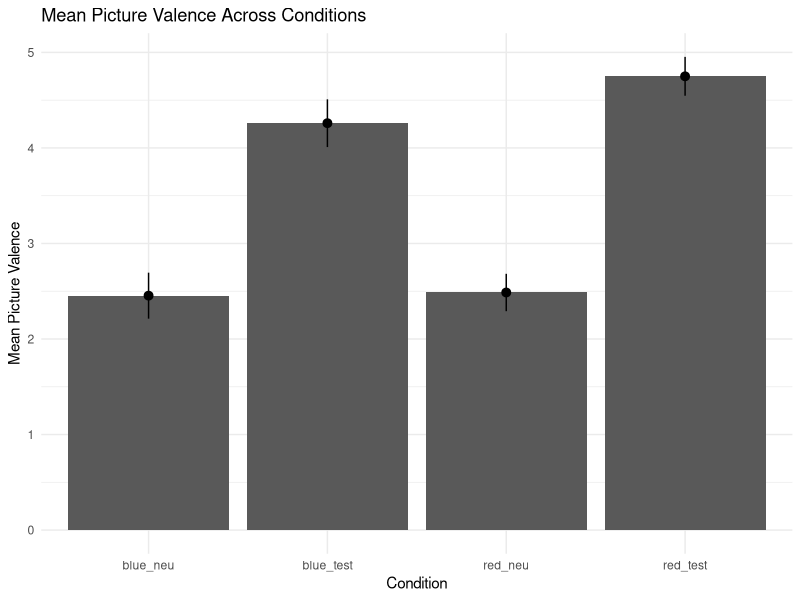
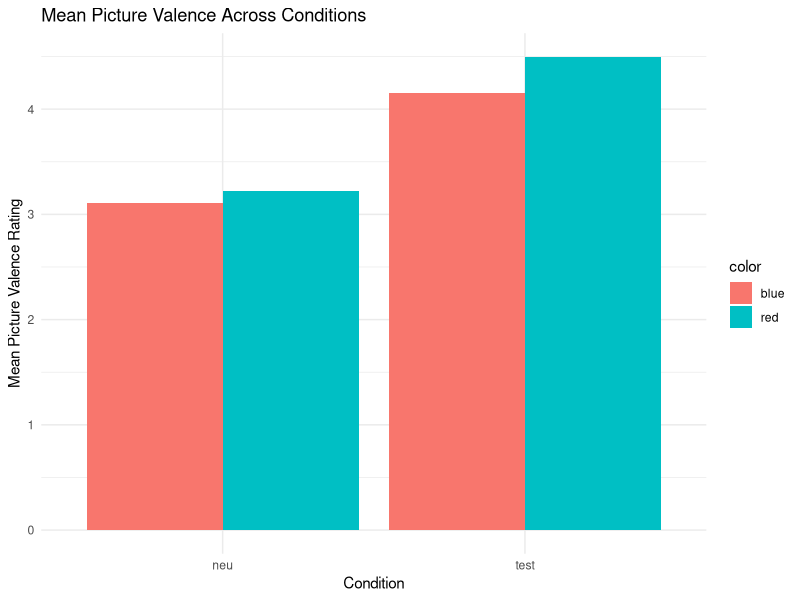
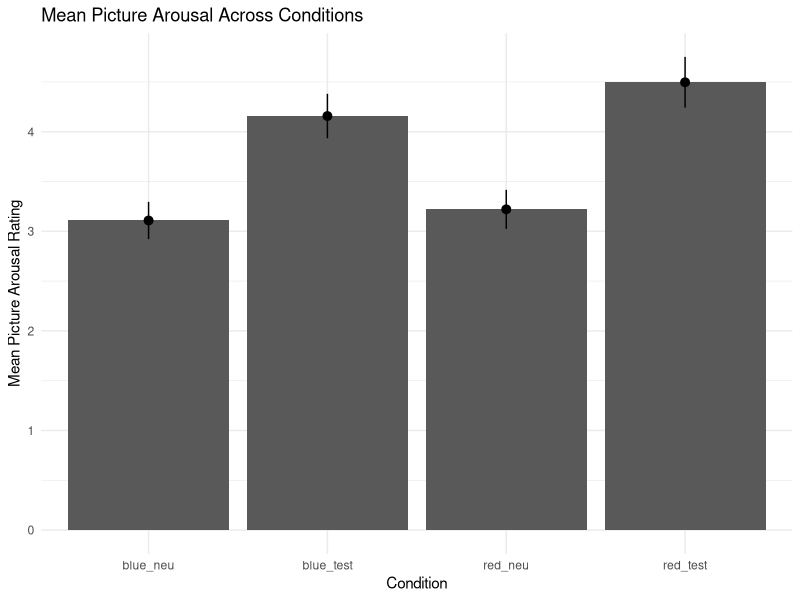
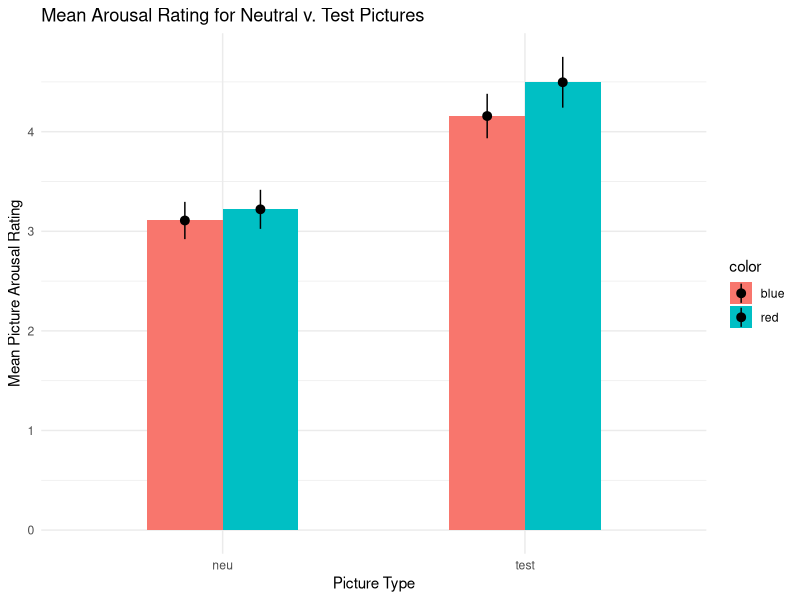
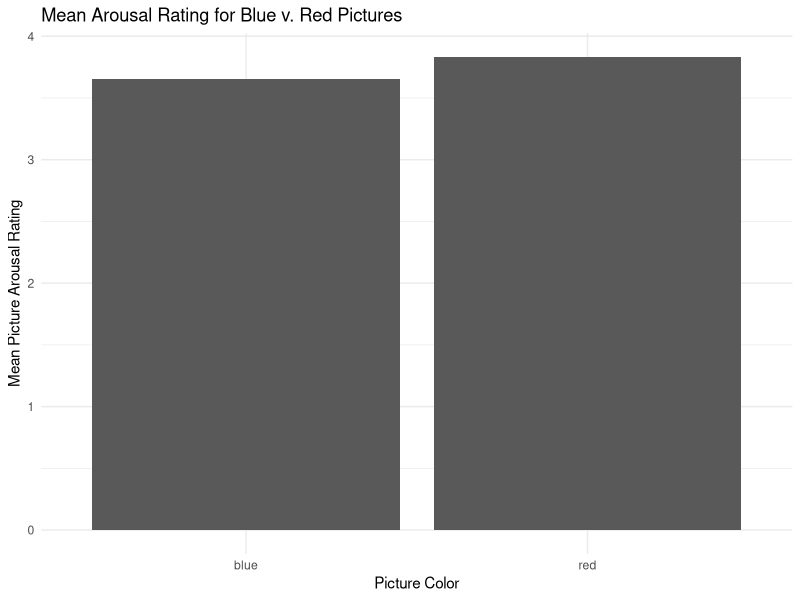
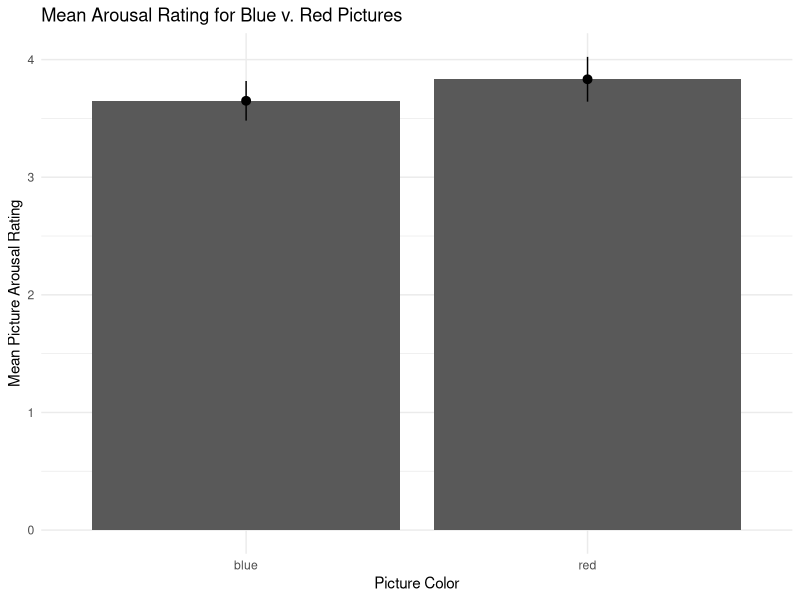
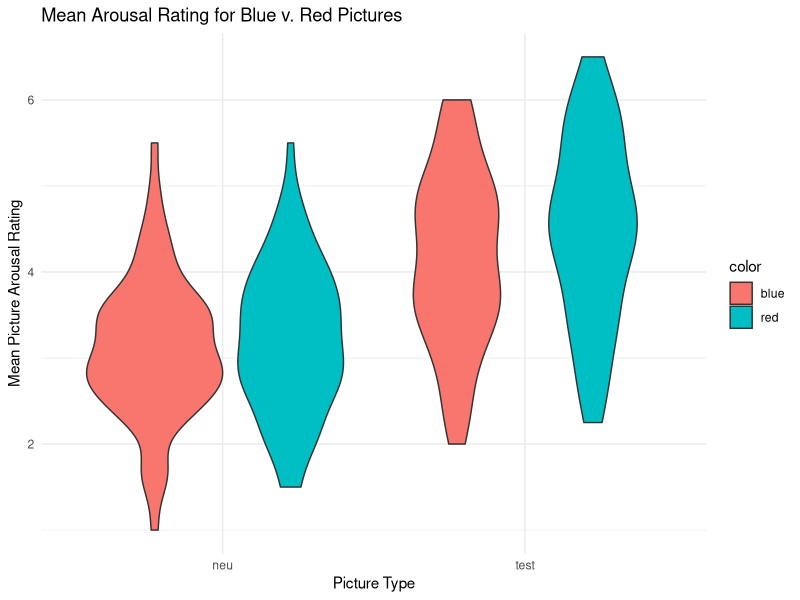
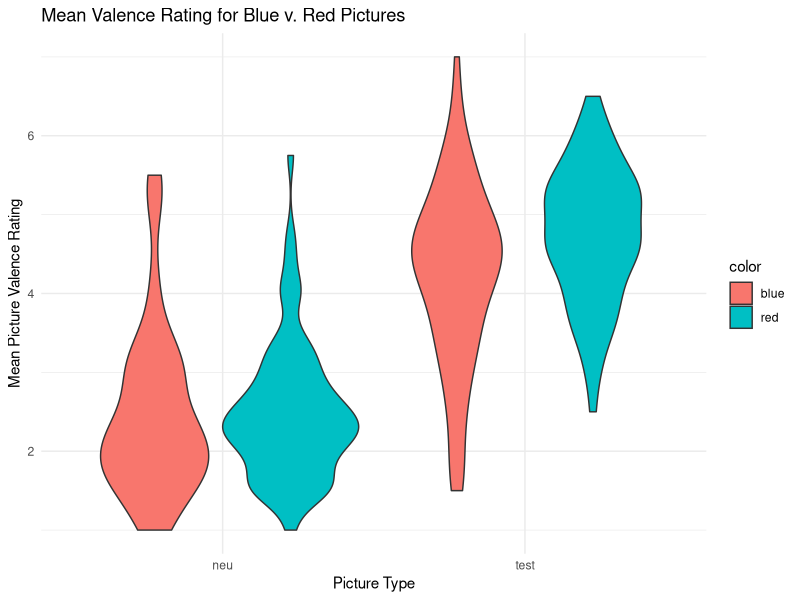

Generate these figures, in order, with R:
## ---- chunk 1
library(foreign)
library(dplyr)
library(tidyverse)

color_data_pr = read.csv("color_data_pr.csv")
## ---- chunk 2
ggplot(color_data_pr, aes(x=Condition, Pic_valence_MEAN)) +
  geom_bar(stat='summary', fun.y='mean') +
  stat_summary(fun.y = function(x){mean(x)},
               fun.ymin = function(x){mean(x) - 2*sd(x)/sqrt(length(x))},
               fun.ymax = function(x){mean(x) + 2*sd(x)/sqrt(length(x))},
               geom= 'pointrange') +
  labs(title = 'Mean Picture Valence Across Conditions', x = "Condition", y = "Mean Picture Valence") +
  theme_minimal()

ggplot(color_data_pr, aes(x=pic, Pic_arousal_MEAN, fill=color)) +
  geom_bar(stat="summary", fun.y="mean", position="dodge") + 
  labs(x = "Condition", y = "Mean Picture Valence Rating", title = 'Mean Picture Valence Across Conditions') +
  theme_minimal()

ggplot(color_data_pr, aes(x=Condition, Pic_arousal_MEAN)) +
  geom_bar(stat="summary", fun.y="mean", position="dodge") +
  stat_summary(fun.y = function(x){mean(x)},
               fun.ymin = function(x){mean(x) - 2*sd(x)/sqrt(length(x))},
               fun.ymax = function(x){mean(x) + 2*sd(x)/sqrt(length(x))},
               geom= 'pointrange') +
  labs(x = "Condition", y = "Mean Picture Arousal Rating", title = 'Mean Picture Arousal Across Conditions') + 
  theme_minimal()

ggplot(color_data_pr, aes(x=pic, Pic_arousal_MEAN, fill=color)) +
  geom_bar(stat="summary", fun.y="mean", position="dodge", width = 0.5) + 
  stat_summary(fun.y = function(x){mean(x)},
               fun.ymin = function(x){mean(x) - 2*sd(x)/sqrt(length(x))},
               fun.ymax = function(x){mean(x) + 2*sd(x)/sqrt(length(x))},
               geom= 'pointrange', position = position_dodge(0.5)) +
  labs(title = 'Mean Arousal Rating for Neutral v. Test Pictures', y = 'Mean Picture Arousal Rating', x = 'Picture Type') + 
  theme_minimal()

summary(aov(data=color_data_pr, Pic_arousal_MEAN ~ color*pic))

ggplot(color_data_pr, aes(x=color, Pic_arousal_MEAN)) +
  geom_bar(stat="summary", fun.y="mean", position="dodge") + 
  labs(title = 'Mean Arousal Rating for Blue v. Red Pictures', y = 'Mean Picture Arousal Rating', x = 'Picture Color') + theme_minimal()
## ---- chunk 3
ggplot(data = color_data_pr, aes(x=color, y=Pic_arousal_MEAN)) +
geom_bar(stat="summary", fun.y="mean", position="dodge") +
  stat_summary(fun.y = function(x){mean(x)},
               fun.ymin = function(x){mean(x) - 2*sd(x)/sqrt(length(x))},
               fun.ymax = function(x){mean(x) + 2*sd(x)/sqrt(length(x))},
               geom= 'pointrange') +
  labs(title = 'Mean Arousal Rating for Blue v. Red Pictures', y = 'Mean Picture Arousal Rating', x = 'Picture Color') + theme_minimal()

summary(aov(data = color_data_pr, Pic_arousal_MEAN ~ color))
## ---- chunk 4
### Beyond the paper
########## TODO: Run ANCOVA, using trait and test anxiety as the controls, figures we chose to improve, why are they improvements (violin plots here and why they are a nicer representation of the distribution)

### Violin Plot for Arousal Mean
ggplot(color_data_pr, aes(x=pic, Pic_arousal_MEAN, fill=color)) + geom_violin() +   labs(title = 'Mean Arousal Rating for Blue v. Red Pictures', y = 'Mean Picture Arousal Rating', x = 'Picture Type') + theme_minimal()

### Violin Plot for Valence Mean
ggplot(color_data_pr, aes(x=pic, Pic_valence_MEAN, fill=color)) + geom_violin() +   labs(title = 'Mean Valence Rating for Blue v. Red Pictures', y = 'Mean Picture Valence Rating', x = 'Picture Type') + theme_minimal()

# bar or violin plots for the distribution of arousal and valence judgements for each picture
arousal_by_pic = c(mean(color_data_pr$pic1_arousal), 
                   mean(color_data_pr$pic2_arousal), 
                   mean(color_data_pr$pic3_arousal), 
                   mean(color_data_pr$pic4_arousal))

valence_by_pic = c(mean(color_data_pr$pic1_valence), mean(color_data_pr$pic2_valence), mean(color_data_pr$pic3_valence), mean(color_data_pr$pic4_valence))

pics = c('pic1', 'pic2', 'pic3', 'pic4','pic1', 'pic2', 'pic3', 'pic4')
new.df = data.frame(arousal_by_pic, valence_by_pic, pics)

labels = c('arousal', 'arousal', 'arousal', 'arousal',
           'valence', 'valence', 'valence', 'valence')

ratings = c(arousal_by_pic, valence_by_pic)
new.df2 = data.frame(ratings, pics, labels)

ggplot(new.df2, aes(x=pics, ratings, fill=labels)) +
  geom_bar(stat="identity", position="dodge") + 
  labs(title = 'Mean Picture Arousal Across Pictures') + 
  theme_minimal()

# try this for the error bars
stat_summary (fun.y = function(x){mean(x)},
                fun.ymin = function(x){mean(x) - 2*sd(x)/sqrt(length(x))},
                fun.ymax = function(x){mean(x) + 2*sd(x)/sqrt(length(x))},
                geom= 'pointrange')
## ---- chunk 5

# Let's look at main and interaction effects
interact.val = anova(lm(data = color_data_pr, Pic_valence_MEAN ~ color*pic))
interact.aro = anova(lm(data = color_data_pr, Pic_arousal_MEAN ~ color*pic))


#is this a valid way to go about this? - tania
anova.val.cond = anova(lm(data = color_data_pr, Pic_valence_MEAN ~ Condition))
anova.aro.cond = anova(lm(data = color_data_pr, Pic_arousal_MEAN ~ Condition))

interact.val.cond = anova(lm(data = color_data_pr, Pic_valence_MEAN ~ Condition*Pic_arousal_MEAN))
interact.aro.cond = anova(lm(data = color_data_pr, Pic_arousal_MEAN ~ Condition*Pic_valence_MEAN))

## ---- chunk 6

#is this the right way to go about this? - tania

# ANCOVA with valence rating as the response variable, trait or test anxiety as controls
ancova.val.trait_anxiety = anova(lm(data = color_data_pr, Pic_valence_MEAN ~ STAI_MEAN + Condition))
ancova.val.test_anxiety = anova(lm(data = color_data_pr, Pic_valence_MEAN ~ AEQanxiety_MEAN + Condition))

# ANCOVA with arousal rating as the response variable, trait or test anxiety as controls
ancova.aro.trait_anxiety = anova(lm(data = color_data_pr, Pic_arousal_MEAN ~ STAI_MEAN + Condition))
ancova.aro.test_anxiety = anova(lm(data = color_data_pr, Pic_arousal_MEAN ~ AEQanxiety_MEAN + Condition))

## ---- chunk 7

## First let's create a simpler dataframe to work with

simple.color.df <- data.frame(condition=color_data_pr$Condition,pic1_valence=color_data_pr$pic1_valence,pic2_valence=color_data_pr$pic2_valence,pic3_valence=color_data_pr$pic3_valence,pic4_valence=color_data_pr$pic4_valence,pic1_arousal=color_data_pr$pic1_arousal,pic2_arousal=color_data_pr$pic2_arousal,pic3_arousal=color_data_pr$pic3_arousal,pic4_arousal=color_data_pr$pic4_arousal,test.anxiety=color_data_pr$STAI_MEAN,trait.anxiety=color_data_pr$AEQanxiety_MEAN)

## Let's look at the data by image and condition

# Red and Neutral condition
red.neu = filter(simple.color.df, condition=='red_neu')

# Red/neutral valence ratings
means.val.red.neu = c(mean(red.neu$pic1_valence),
                     mean(red.neu$pic2_valence),
                     mean(red.neu$pic3_valence),
                     mean(red.neu$pic4_valence))

pic1.val.mean.rn = means.val.red.neu[1]
pic2.val.mean.rn = means.val.red.neu[2]
pic3.val.mean.rn = means.val.red.neu[3]
pic4.val.mean.rn = means.val.red.neu[4]

val.red.neu.avg = mean(c(mean(red.neu$pic1_valence),
                     mean(red.neu$pic2_valence),
                     mean(red.neu$pic3_valence),
                     mean(red.neu$pic4_valence)))

# Red/neutral arousal ratings
means.aro.red.neu = c(mean(red.neu$pic1_arousal),
                     mean(red.neu$pic2_arousal),
                     mean(red.neu$pic3_arousal),
                     mean(red.neu$pic4_arousal))

pic1.aro.mean.rn = means.aro.red.neu[1]
pic2.aro.mean.rn = means.aro.red.neu[2]
pic3.aro.mean.rn = means.aro.red.neu[3]
pic4.aro.mean.rn = means.aro.red.neu[4]

aro.red.neu.avg = mean(c(mean(red.neu$pic1_arousal),
                     mean(red.neu$pic2_arousal),
                     mean(red.neu$pic3_arousal),
                     mean(red.neu$pic4_arousal)))

# Red/test condition

red.test = filter(simple.color.df, condition=='red_test')

# Red/test valence ratings
means.val.red.test = c(mean(red.test$pic1_valence),
                     mean(red.test$pic2_valence),
                     mean(red.test$pic3_valence),
                     mean(red.test$pic4_valence))

pic1.val.mean.rt = means.val.red.test[1]
pic2.val.mean.rt = means.val.red.test[2]
pic3.val.mean.rt = means.val.red.test[3]
pic4.val.mean.rt = means.val.red.test[4]

val.red.test.avg = mean(c(mean(red.test$pic1_valence),
                     mean(red.test$pic2_valence),
                     mean(red.test$pic3_valence),
                     mean(red.test$pic4_valence)))

# Red/test arousal ratings
means.aro.red.test = c(mean(red.test$pic1_arousal),
                     mean(red.test$pic2_arousal),
                     mean(red.test$pic3_arousal),
                     mean(red.test$pic4_arousal))

pic1.aro.mean.rt = means.aro.red.test[1]
pic2.aro.mean.rt = means.aro.red.test[2]
pic3.aro.mean.rt = means.aro.red.test[3]
pic4.aro.mean.rt = means.aro.red.test[4]

aro.red.test.avg = mean(c(mean(red.test$pic1_arousal),
                     mean(red.test$pic2_arousal),
                     mean(red.test$pic3_arousal),
                     mean(red.test$pic4_arousal)))

# Blue/neutral condition
blue.neu = filter(simple.color.df, condition=='blue_neu')

# blue/neutral valence ratings


